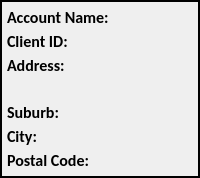
         <widget class="QFrame" name="f_10_clinet_detail_text_6">
          <property name="frameShape">
           <enum>QFrame::WinPanel</enum>
          </property>
          <property name="frameShadow">
           <enum>QFrame::Plain</enum>
          </property>
          <layout class="QVBoxLayout" name="verticalLayout_53">
           <property name="spacing">
            <number>3</number>
           </property>
           <property name="leftMargin">
            <number>5</number>
           </property>
           <property name="topMargin">
            <number>5</number>
           </property>
           <property name="rightMargin">
            <number>5</number>
           </property>
           <property name="bottomMargin">
            <number>5</number>
           </property>
           <item>
            <widget class="QLabel" name="address_36">
             <property name="font">
              <font>
               <family>Calibri</family>
               <pointsize>12</pointsize>
               <bold>true</bold>
              </font>
             </property>
             <property name="text">
              <string>Account Name:</string>
             </property>
            </widget>
           </item>
           <item>
            <widget class="QLabel" name="address_37">
             <property name="font">
              <font>
               <family>Calibri</family>
               <pointsize>12</pointsize>
               <bold>true</bold>
              </font>
             </property>
             <property name="text">
              <string>Client ID:</string>
             </property>
            </widget>
           </item>
           <item>
            <widget class="QLabel" name="address_38">
             <property name="font">
              <font>
               <family>Calibri</family>
               <pointsize>12</pointsize>
               <bold>true</bold>
              </font>
             </property>
             <property name="text">
              <string>Address:</string>
             </property>
            </widget>
           </item>
           <item>
            <widget class="QLabel" name="l18_15">
             <property name="font">
              <font>
               <family>Calibri</family>
               <pointsize>12</pointsize>
               <bold>false</bold>
              </font>
             </property>
             <property name="text">
              <string/>
             </property>
            </widget>
           </item>
           <item>
            <widget class="QLabel" name="suburb_14">
             <property name="font">
              <font>
               <family>Calibri</family>
               <pointsize>12</pointsize>
               <bold>true</bold>
              </font>
             </property>
             <property name="text">
              <string>Suburb:</string>
             </property>
            </widget>
           </item>
           <item>
            <widget class="QLabel" name="city_15">
             <property name="font">
              <font>
               <family>Calibri</family>
               <pointsize>12</pointsize>
               <bold>true</bold>
              </font>
             </property>
             <property name="text">
              <string>City:</string>
             </property>
            </widget>
           </item>
           <item>
            <widget class="QLabel" name="postal_8">
             <property name="font">
              <font>
               <family>Calibri</family>
               <pointsize>12</pointsize>
               <bold>true</bold>
              </font>
             </property>
             <property name="text">
              <string>Postal Code:</string>
             </property>
            </widget>
           </item>
          </layout>
         </widget>
